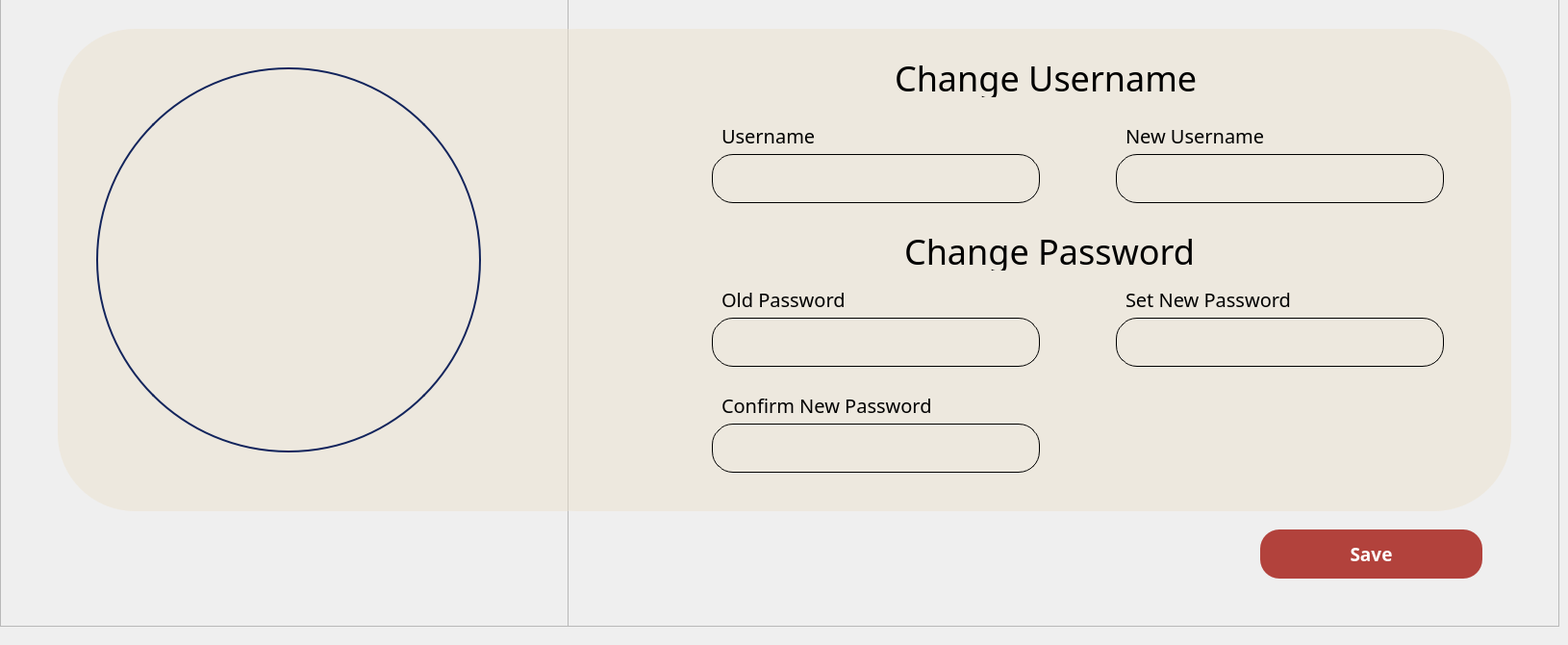
     <widget class="QWidget" name="page_2">
      <widget class="QFrame" name="frame_5">
       <property name="geometry">
        <rect>
         <x>590</x>
         <y>-10</y>
         <width>1031</width>
         <height>661</height>
        </rect>
       </property>
       <property name="frameShape">
        <enum>QFrame::StyledPanel</enum>
       </property>
       <property name="frameShadow">
        <enum>QFrame::Raised</enum>
       </property>
       <widget class="QFrame" name="frame_42">
        <property name="geometry">
         <rect>
          <x>0</x>
          <y>0</y>
          <width>981</width>
          <height>661</height>
         </rect>
        </property>
        <property name="font">
         <font>
          <pointsize>7</pointsize>
         </font>
        </property>
        <property name="styleSheet">
         <string notr="true">background: transparent;</string>
        </property>
        <property name="frameShape">
         <enum>QFrame::StyledPanel</enum>
        </property>
        <property name="frameShadow">
         <enum>QFrame::Raised</enum>
        </property>
        <widget class="QLabel" name="userNameText">
         <property name="geometry">
          <rect>
           <x>160</x>
           <y>130</y>
           <width>141</width>
           <height>41</height>
          </rect>
         </property>
         <property name="font">
          <font>
           <family>Poppins Medium</family>
           <pointsize>-1</pointsize>
          </font>
         </property>
         <property name="styleSheet">
          <string notr="true">
QLabel {
	font-size:20px;
}
    
</string>
         </property>
         <property name="text">
          <string>Username</string>
         </property>
        </widget>
        <widget class="QLineEdit" name="userNameEnter">
         <property name="geometry">
          <rect>
           <x>150</x>
           <y>170</y>
           <width>341</width>
           <height>51</height>
          </rect>
         </property>
         <property name="font">
          <font>
           <pointsize>15</pointsize>
          </font>
         </property>
         <property name="styleSheet">
          <string notr="true">border: 1px solid #000000; 
border-radius: 22px; 
padding: 1px;</string>
         </property>
         <property name="text">
          <string/>
         </property>
         <property name="placeholderText">
          <string/>
         </property>
        </widget>
        <widget class="QLabel" name="oldPassText">
         <property name="geometry">
          <rect>
           <x>160</x>
           <y>300</y>
           <width>201</width>
           <height>41</height>
          </rect>
         </property>
         <property name="font">
          <font>
           <family>Poppins Medium</family>
           <pointsize>-1</pointsize>
          </font>
         </property>
         <property name="styleSheet">
          <string notr="true">
QLabel {
	font-size:20px;
}
    
</string>
         </property>
         <property name="text">
          <string>Old Password</string>
         </property>
        </widget>
        <widget class="QLineEdit" name="oldPassEnter">
         <property name="geometry">
          <rect>
           <x>150</x>
           <y>340</y>
           <width>341</width>
           <height>51</height>
          </rect>
         </property>
         <property name="font">
          <font>
           <pointsize>15</pointsize>
          </font>
         </property>
         <property name="styleSheet">
          <string notr="true">border: 1px solid #000000; 
border-radius: 22px; 
padding: 1px;</string>
         </property>
         <property name="text">
          <string/>
         </property>
         <property name="placeholderText">
          <string/>
         </property>
        </widget>
        <widget class="QLabel" name="setPassText">
         <property name="geometry">
          <rect>
           <x>580</x>
           <y>300</y>
           <width>261</width>
           <height>41</height>
          </rect>
         </property>
         <property name="font">
          <font>
           <family>Poppins Medium</family>
           <pointsize>-1</pointsize>
          </font>
         </property>
         <property name="styleSheet">
          <string notr="true">
QLabel {
	font-size:20px;
}
    
</string>
         </property>
         <property name="text">
          <string>Set New Password</string>
         </property>
        </widget>
        <widget class="QLineEdit" name="setPassEnter">
         <property name="geometry">
          <rect>
           <x>570</x>
           <y>340</y>
           <width>341</width>
           <height>51</height>
          </rect>
         </property>
         <property name="font">
          <font>
           <pointsize>15</pointsize>
          </font>
         </property>
         <property name="styleSheet">
          <string notr="true">border: 1px solid #000000; 
border-radius: 22px; 
padding: 1px;</string>
         </property>
         <property name="text">
          <string/>
         </property>
         <property name="placeholderText">
          <string/>
         </property>
        </widget>
        <widget class="QLabel" name="label_4">
         <property name="geometry">
          <rect>
           <x>-70</x>
           <y>40</y>
           <width>1051</width>
           <height>501</height>
          </rect>
         </property>
         <property name="styleSheet">
          <string notr="true">background-color: rgba(235, 224, 204, 0.47); 
border-radius: 80px;
</string>
         </property>
         <property name="text">
          <string/>
         </property>
        </widget>
        <widget class="QPushButton" name="pushButton_saveOwnerDetails">
         <property name="geometry">
          <rect>
           <x>720</x>
           <y>560</y>
           <width>231</width>
           <height>51</height>
          </rect>
         </property>
         <property name="font">
          <font>
           <family>Poppins Medium</family>
           <pointsize>14</pointsize>
           <weight>62</weight>
           <bold>true</bold>
          </font>
         </property>
         <property name="styleSheet">
          <string notr="true">
color: #ffffff;
border-radius: 20px; 
padding: 3px; 
background-color: #b2423c; 
font-weight: 500;
</string>
         </property>
         <property name="text">
          <string>Save</string>
         </property>
        </widget>
        <widget class="QLabel" name="changeUserNameText">
         <property name="geometry">
          <rect>
           <x>340</x>
           <y>70</y>
           <width>351</width>
           <height>41</height>
          </rect>
         </property>
         <property name="font">
          <font>
           <family>Poppins Medium</family>
           <pointsize>-1</pointsize>
          </font>
         </property>
         <property name="styleSheet">
          <string notr="true">
QLabel {
	font-size:36px;
	font-color: #003366;
}
    
</string>
         </property>
         <property name="text">
          <string>Change Username</string>
         </property>
        </widget>
        <widget class="QLineEdit" name="newUserNameEnter">
         <property name="geometry">
          <rect>
           <x>570</x>
           <y>170</y>
           <width>341</width>
           <height>51</height>
          </rect>
         </property>
         <property name="font">
          <font>
           <pointsize>15</pointsize>
          </font>
         </property>
         <property name="styleSheet">
          <string notr="true">border: 1px solid #000000; 
border-radius: 22px; 
padding: 1px;</string>
         </property>
         <property name="text">
          <string/>
         </property>
         <property name="placeholderText">
          <string/>
         </property>
        </widget>
        <widget class="QLabel" name="newUserNameText">
         <property name="geometry">
          <rect>
           <x>580</x>
           <y>130</y>
           <width>191</width>
           <height>41</height>
          </rect>
         </property>
         <property name="font">
          <font>
           <family>Poppins Medium</family>
           <pointsize>-1</pointsize>
          </font>
         </property>
         <property name="styleSheet">
          <string notr="true">
QLabel {
	font-size:20px;
}
    
</string>
         </property>
         <property name="text">
          <string>New Username</string>
         </property>
        </widget>
        <widget class="QLabel" name="changeUserPassText">
         <property name="geometry">
          <rect>
           <x>350</x>
           <y>250</y>
           <width>361</width>
           <height>41</height>
          </rect>
         </property>
         <property name="font">
          <font>
           <family>Poppins Medium</family>
           <pointsize>-1</pointsize>
          </font>
         </property>
         <property name="styleSheet">
          <string notr="true">
QLabel {
	font-size:36px;
}
    
</string>
         </property>
         <property name="text">
          <string>Change Password</string>
         </property>
        </widget>
        <widget class="QLineEdit" name="confirmPassEnter">
         <property name="geometry">
          <rect>
           <x>150</x>
           <y>450</y>
           <width>341</width>
           <height>51</height>
          </rect>
         </property>
         <property name="font">
          <font>
           <pointsize>15</pointsize>
          </font>
         </property>
         <property name="styleSheet">
          <string notr="true">border: 1px solid #000000; 
border-radius: 22px; 
padding: 1px;</string>
         </property>
         <property name="text">
          <string/>
         </property>
         <property name="placeholderText">
          <string/>
         </property>
        </widget>
        <widget class="QLabel" name="confirmPassText">
         <property name="geometry">
          <rect>
           <x>160</x>
           <y>410</y>
           <width>261</width>
           <height>41</height>
          </rect>
         </property>
         <property name="font">
          <font>
           <family>Poppins Medium</family>
           <pointsize>-1</pointsize>
          </font>
         </property>
         <property name="styleSheet">
          <string notr="true">
QLabel {
	font-size:20px;
}
    
</string>
         </property>
         <property name="text">
          <string>Confirm New Password</string>
         </property>
        </widget>
        <zorder>label_4</zorder>
        <zorder>userNameText</zorder>
        <zorder>userNameEnter</zorder>
        <zorder>oldPassText</zorder>
        <zorder>oldPassEnter</zorder>
        <zorder>setPassText</zorder>
        <zorder>setPassEnter</zorder>
        <zorder>pushButton_saveOwnerDetails</zorder>
        <zorder>changeUserNameText</zorder>
        <zorder>newUserNameEnter</zorder>
        <zorder>newUserNameText</zorder>
        <zorder>changeUserPassText</zorder>
        <zorder>confirmPassEnter</zorder>
        <zorder>confirmPassText</zorder>
       </widget>
      </widget>
      <widget class="QFrame" name="frame_11">
       <property name="geometry">
        <rect>
         <x>0</x>
         <y>-10</y>
         <width>591</width>
         <height>661</height>
        </rect>
       </property>
       <property name="frameShape">
        <enum>QFrame::StyledPanel</enum>
       </property>
       <property name="frameShadow">
        <enum>QFrame::Raised</enum>
       </property>
       <widget class="QLabel" name="label_createUSER_profile_pic_cashier_5">
        <property name="geometry">
         <rect>
          <x>100</x>
          <y>80</y>
          <width>400</width>
          <height>400</height>
         </rect>
        </property>
        <property name="styleSheet">
         <string notr="true">border-radius: 200px;   /* half of 400 */
border: 2px solid #12245c;  /* optional: blue border */
</string>
        </property>
        <property name="text">
         <string/>
        </property>
        <property name="pixmap">
         <pixmap>../../assets/images/userProfilepicture.png</pixmap>
        </property>
        <property name="scaledContents">
         <bool>true</bool>
        </property>
       </widget>
       <widget class="QLabel" name="label_12">
        <property name="geometry">
         <rect>
          <x>60</x>
          <y>40</y>
          <width>671</width>
          <height>501</height>
         </rect>
        </property>
        <property name="styleSheet">
         <string notr="true">background-color: rgba(235, 224, 204, 0.47); /* #ebe0cc with 47% opacity */
border-radius:80px;</string>
        </property>
        <property name="text">
         <string/>
        </property>
       </widget>
       <zorder>label_12</zorder>
       <zorder>label_createUSER_profile_pic_cashier_5</zorder>
      </widget>
     </widget>
